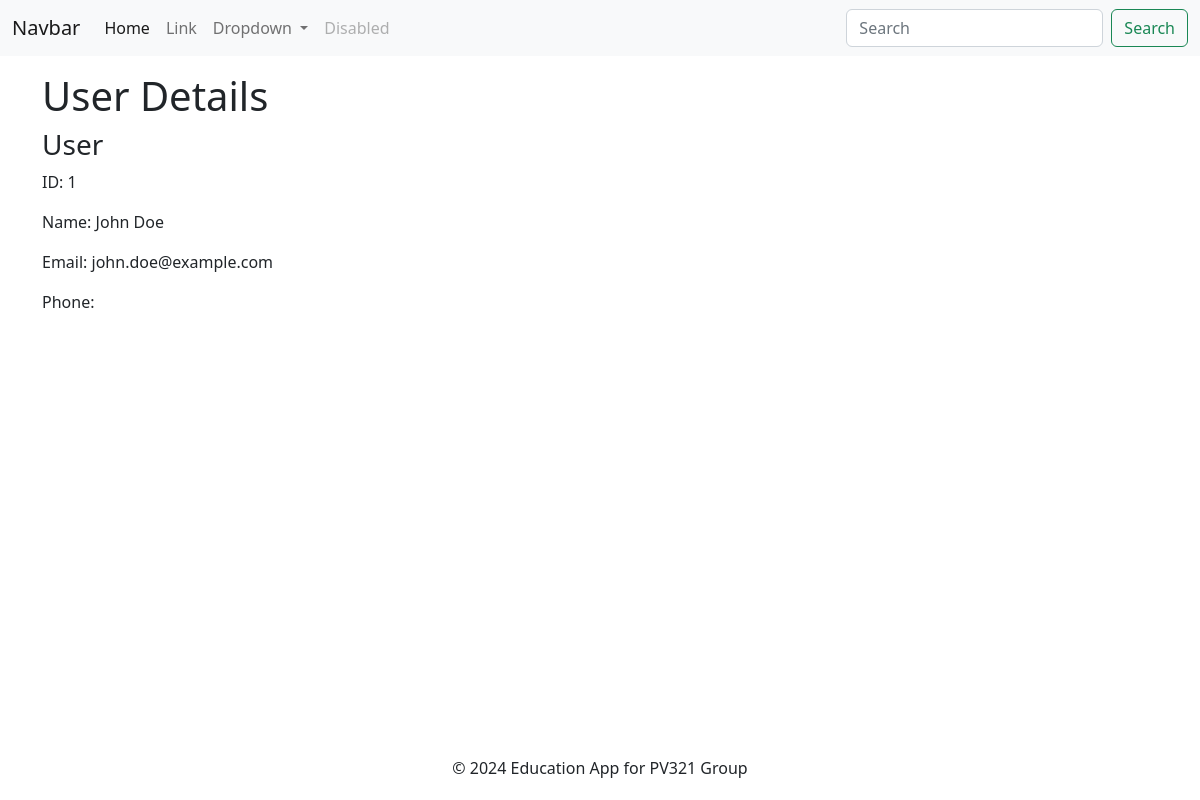
The page /users/details/1 on the database its author committed.
### users/models.py (models this page shows, shortened)
class User(models.Model):
    name = models.CharField(max_length=255)
    email = models.EmailField()
    birthdate = models.DateField()
    username = models.CharField(max_length=255)

### users/views.py (the view)
# urls.py: path("details/<int:id>", views.details),
def details(request, id):
    user = User.objects.get(id=id)
    return render(request, "details.html", {"user": user})

### users/templates/details.html
{% extends "index.html" %}
{% block header %}User Details{% endblock %}
{% block content %}
<div>
    <h3>User</h3>
    <p>ID: {{user.id}}</p>
    <p>Name: {{user.name}}</p>
    <p>Email: {{user.email}}</p>
    <p>Phone: {{user.phone}}</p>
</div>
{% endblock %}

### users/static/style.css (style rules this page uses)
body { min-height: 100vh; display: flex; flex-direction: column; }

### rows shown on the page
User: id "1", name "John Doe", email "john.doe@example.com"
